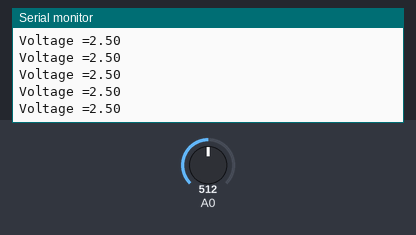
Simulated run of this sketch. Board: Arduino Uno, built with avr-gcc and run on an emulated ATmega328P. Shown: the last lines printed to the serial monitor. Inputs (shaded band) come from the test bench; at power-on: A0 = 512.

Above: at 1.2 s.
1.3 s: A0 set to 716
At 1.8 s:
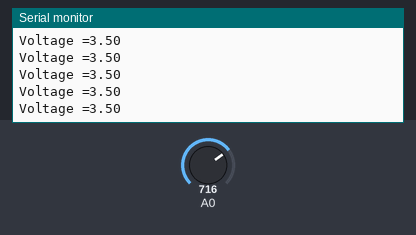
2.8 s: A0 set to 900
At 3.8 s:
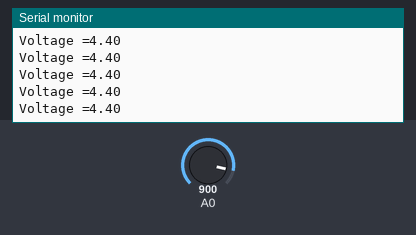
Timing chart, 0 to 5.8 s (numbered marks = the images above; inputs shaded):
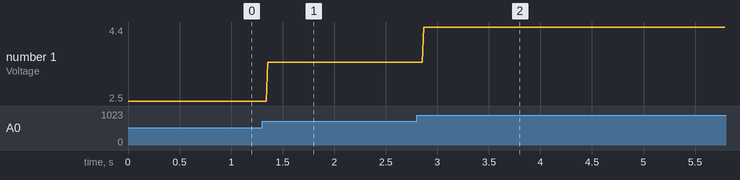

The sketch:

digital_potentiometer_new.ino
```cpp
#include <SPI.h>

byte address = 0x00;
int CS= 10;

void setup()
{
Serial.begin(9600);
pinMode (CS, OUTPUT);
SPI.begin();
}

void loop()
{

for (int i = 250; i >= 0;)
{
  int sensorValue = analogRead(A0);
  // Convert the analog reading (which goes from 0 - 1023) to a voltage (0 - 5V):
  float voltage = sensorValue * (5.0 / 1023.0);
  // print out the value read:
  Serial.print("Voltage =");// prins the text "Voltage ="
  Serial.print(voltage);
  Serial.println();
digitalPotWrite(i);
delay(10);
}
}

int digitalPotWrite(int value)
{
digitalWrite(CS, LOW);
SPI.transfer(address);
SPI.transfer(value);
digitalWrite(CS, HIGH);
}
```

Measured:
- after the input at 1.3 s, the serial monitor: prints a new line after 0.06 s (image 1)
- after the input at 2.8 s, the serial monitor: prints a new line after 0.07 s (image 2)
- plotted number 1: 2.5 → 3.5 after the input at 1.3 s, 3.5 → 4.4 after the input at 2.8 s
